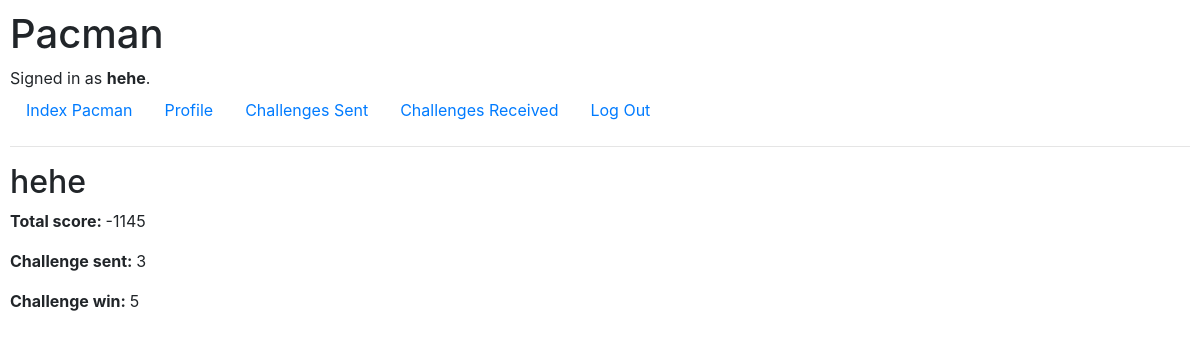
The page /profile (signed in) on the database its author committed.
### pacman/models.py (models this page shows)
class User(AbstractUser):
    score = models.IntegerField(default = 0)
    challenge_sent = models.IntegerField(default = 0)
    challenge_win = models.IntegerField(default = 0)

### pacman/views.py (the view)
# urls.py: path("profile", views.profile, name="profile"),
@login_required
def profile(request):
    if request.method == "GET":
        user_entry = User.objects.get(username = request.user.username)
        return render(request, "pacman/profile.html", {
            "user_entry": user_entry
        })

### pacman/templates/pacman/profile.html
{% extends "pacman/layout.html" %}
{% load static %}
{% block body %}
    <h2> {{user_entry.username}} </h2>
    <p><strong> Total score: </strong> {{user_entry.score}} </p>
    <p><strong> Challenge sent: </strong> {{user_entry.challenge_sent}} </p>
    <p><strong> Challenge win: </strong> {{user_entry.challenge_win}} </p>
{% endblock %}

### pacman/templates/pacman/layout.html (shortened to what this page needs)
{% load static %}
<!DOCTYPE html>
<html lang="en">
    <head>
        <link rel="stylesheet" href="https://stackpath.bootstrapcdn.com/bootstrap/4.4.1/css/bootstrap.min.css">
        <link href="{% static 'pacman/styles.css' %}" rel="stylesheet">
    </head>
    <body>
        <h1> Pacman </h1>
        <div>
            {% if user.is_authenticated %}
                Signed in as <strong>{{ user.username }}</strong>.
            {% else %}
                Not signed in.
            {% endif %}
        </div>
        <ul class="nav">
            <li class="nav-item">
                <a class="nav-link" href="{% url 'index' %}"> Index Pacman </a>
            </li>
            {% if user.is_authenticated %}
                <li class="nav-item">
                    <a class="nav-link" href="/profile"> Profile </a>
                </li>
                <li class="nav-item">
                    <a class="nav-link" href="/challenges/sent"> Challenges Sent </a>
                </li>
                <li class="nav-item">
                    <a class="nav-link" href="/challenges/received"> Challenges Received </a>
                </li>
                <li class="nav-item">
                    <a class="nav-link" href="{% url 'logout' %}">Log Out</a>
                </li>
            {% endif %}
        </ul>
        <hr>
        {% block body %}
        {% endblock %}
    </body>
</html>

### pacman/static/pacman/styles.css (style rules this page uses)
body { margin: 10px; }

### rows shown on the page
User: username "hehe", score "-1145", challenge_sent "3", challenge_win "5"
